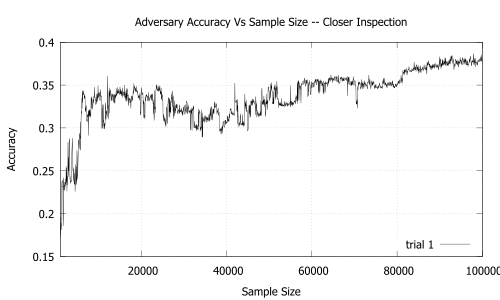

Reproduce this figure in gnuplot.
set title "Adversary Accuracy Vs Sample Size -- Closer Inspection"
set xlabel "Sample Size"
set xtics 20000
set ylabel "Accuracy"
set grid y
set grid x
set key right bottom
plot [1000:100000] "gov_nsa" u 2:1 index 0 w lines title "trial 1"

call "eps_export.plt" "figure_5.eps"
call "pdf_export.plt" "figure_5.pdf"
